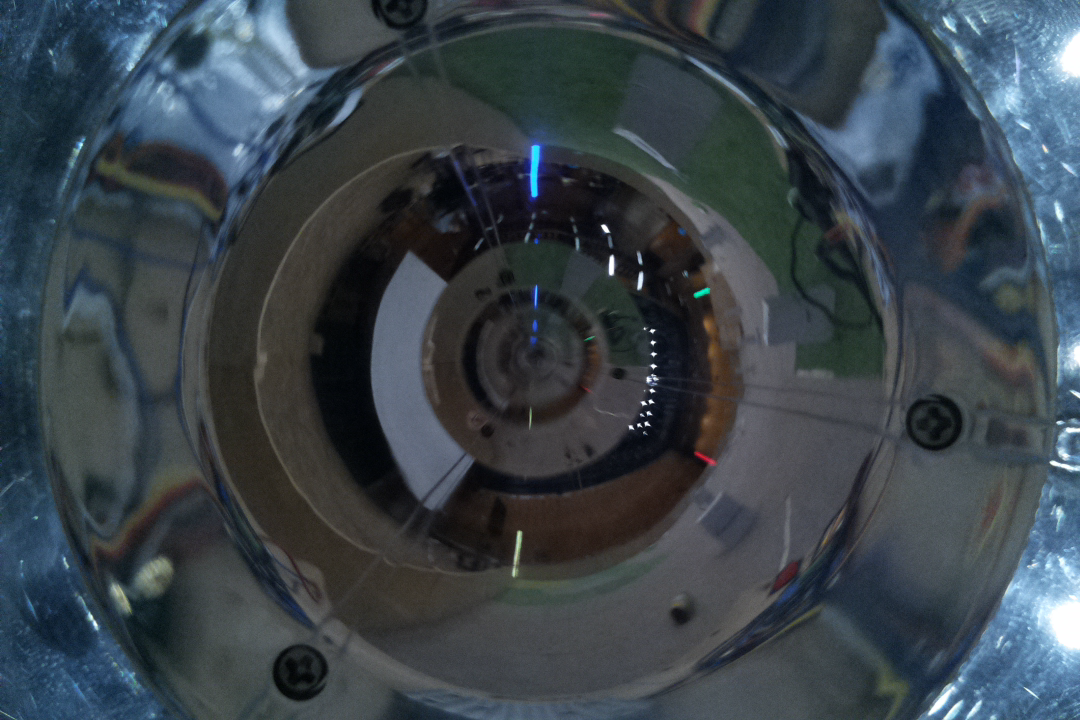
#> input picture beacon/beacon_4000_500_270.png, 1080 x 720 px
$ jupyter execute --allow-errors beacon_main.ipynb   (shell and % lines are left out)
#> lines starting #> are read from the running program, lines starting #| are printed output that depends on the picture; after the words box and inside, x2 and y2 are one past the last pixel; in counts of white or black regions, pixels touching at a corner belong together; long printed decimals are rounded
### beacon/beacon_fct.py
import cv2
import numpy as np
import math
#import picamera
import io
from IPython.display import Image
import time
import glob
from termcolor import colored
import math
import re
import cv2
import numpy as np
from matplotlib import pyplot as plt
from termcolor import colored

# [56 lines left out: function findCenter, not called in this run]
def closest_node(node, nodes):
    nodes = np.asarray(nodes)
    deltas = nodes - node
    dist_2 = np.einsum('ij,ij->i', deltas, deltas)
    return np.argmin(dist_2)

# [5 lines left out: function farthest_node, not called in this run]

def show_images(images, cols = 1, titles = None):
    """Display a list of images in a single figure with matplotlib.

    Parameters
    ---------
    images: List of np.arrays compatible with plt.imshow.

    cols (Default = 1): Number of columns in figure (number of rows is
                        set to np.ceil(n_images/float(cols))).

    titles: List of titles corresponding to each image. Must have
            the same length as titles.
    """
    assert((titles is None)or (len(images) == len(titles)))
    n_images = len(images)
    if titles is None: titles = ['Image (%d)' % i for i in range(1,n_images + 1)]
    fig = plt.figure()
    for n, (image, title) in enumerate(zip(images, titles)):
        a = fig.add_subplot(cols, np.ceil(n_images/float(cols)), n + 1)
        if image.ndim == 2:
            plt.gray()
        plt.imshow(image)
        a.set_title(title)
    fig.set_size_inches(np.array(fig.get_size_inches()) * n_images)
    plt.show()

def findVec(point1,point2,unitSphere = False):
    #setting unitSphere to True will make the vector scaled down to a sphere with a radius one, instead of it's orginal length
    finalVector = [0 for coOrd in point1]
    for dimension, coOrd in enumerate(point1):
        #finding total differnce for that co-ordinate(x,y,z...)
        deltaCoOrd = point2[dimension]-coOrd
        #adding total difference
        finalVector[dimension] = deltaCoOrd
    if unitSphere:
        totalDist = multiDimenDist(point1,point2)
        unitVector =[]
        for dimen in finalVector:
            unitVector.append( dimen/totalDist)
            return unitVector
    else:
        return finalVector
def dotproduct(v1, v2):
    return sum((a*b) for a, b in zip(v1, v2))

def length(v):
    return math.sqrt(dotproduct(v, v))

def calcul_angle(v1, v2):
    return math.acos(dotproduct(v1, v2) / (length(v1) * length(v2)))

def nothing(x):
    pass
def findThreshold():
    cv2.namedWindow('Colorbars')
    hmax='hmax'
    hmin='hMin'
    smax='sMax'
    smin='sMin'
    vmax='vMax'
    vmin='vMin'

    wnd = 'Colorbars'
    cv2.createTrackbar("hMax", "Colorbars",0,255,nothing)
    cv2.createTrackbar("hMin", "Colorbars",0,255,nothing)
    cv2.createTrackbar("sMax", "Colorbars",0,255,nothing)
    cv2.createTrackbar("sMin", "Colorbars",0,255,nothing)
    cv2.createTrackbar("vMax", "Colorbars",0,255,nothing)
    cv2.createTrackbar("vMin", "Colorbars",0,255,nothing)

    img = cv2.imread('threshold_img.png')

    img  = cv2.flip( img, 0 )
    #img = cv2.cvtColor(img, cv2.COLOR_BGR2HSV)

    while(1):
        hmax=cv2.getTrackbarPos("hmax", "Colorbars")
        hmin=cv2.getTrackbarPos("hMin", "Colorbars")
        smax=cv2.getTrackbarPos("sMax", "Colorbars")
        smin=cv2.getTrackbarPos("sMin", "Colorbars")
        vmax=cv2.getTrackbarPos("vMax", "Colorbars")
        vmin=cv2.getTrackbarPos("vMin", "Colorbars")

        lower = np.array((hmin,smin,vmin), dtype = "uint8")
        upper = np.array((hmax,smax,vmax), dtype = "uint8")

        # find the colors within the specified boundaries and apply
        # the mask
        mask = cv2.inRange(img, lower, upper)
        kernel_dil = np.ones((3,3),np.uint8)

        mask = cv2.dilate(mask,kernel_dil,iterations = 4)
        output = cv2.bitwise_and(img, img, mask = mask)

        # cv2.imshow(wnd)
        #output = cv2.cvtColor(output, cv2.COLOR_HSV2BGR)
        #cv2.imshow("img",img)
        cv2.imshow("output",output)

        k = cv2.waitKey(1) & 0xFF
        if k == ord('m'):
            mode = not mode
        elif k == 27:
            break
    cv2.destroyAllWindows()

# [69 lines left out: function find_angles, not called in this run]

def find_angles_with_display(threshImg,center,boundaries):
    start = time.time()
    threshImg  = cv2.flip( threshImg, 0 )
    thresh_img = threshImg.copy()
    masks = []
    images = []
    titles = []
    angles = []
    light_position = []
    # loop over the boundaries
    for (lower, upper, title, color, pos) in boundaries:
        # create NumPy arrays from the boundaries
        lower = np.array(lower, dtype = "uint8")
        upper = np.array(upper, dtype = "uint8")

        # find the colors within the specified boundaries and apply
        # the mask
        mask = cv2.inRange(threshImg, lower, upper)
        kernel = np.ones((3,3),np.uint8)

        mask = cv2.dilate(mask,kernel,iterations = 6)

        output = cv2.bitwise_and(threshImg, threshImg, mask = mask)
        gray_image = cv2.cvtColor(output, cv2.COLOR_BGR2GRAY)
        #gray_image = cv2.GaussianBlur(gray_image,(5,5),1)


        # find contours in the binary image
        contours, _ = cv2.findContours(gray_image,cv2.RETR_TREE,cv2.CHAIN_APPROX_SIMPLE)
        try:
            c = max(contours, key = cv2.contourArea)
            temp = c.reshape(c.shape[0],2)
            closest = closest_node(center, temp)
            cX, cY = temp[closest]
            # calculate moments for each contour
            '''M = cv2.moments(c)
            # calculate x,y coordinate of center
            cX = int(M["m10"] / M["m00"])
            cY = int(M["m01"] / M["m00"])'''


            vect1 = findVec(center,(center[0]-200,center[1]))
            vect2 = findVec(center, (cX ,cY))
            angle = math.degrees(calcul_angle(vect1,vect2))
            if cY < center[1]:
                angle = - angle
            angles.append(angle)
            light_position.append(pos)
            cv2.line(thresh_img,(cX ,cY),center,color, 2)

            cv2.circle(thresh_img, center, 5, (255, 255, 255), -1)
            # show the images
            output = cv2.cvtColor(output, cv2.COLOR_BGR2RGB)
            images.append(output)
            titles.append(title + ", angle: " + str(angle))
            masks.append(mask)
        except:
            print(title, " not found.")

    cv2.line(thresh_img,(center[0]-200,center[1]),center,(255,255,255), 2)

    thresh_img = cv2.cvtColor(thresh_img, cv2.COLOR_BGR2RGB)
    thresh_img[np.where((thresh_img==[0,0,0]).all(axis=2))] = [160,160,160]
    images.append(thresh_img)
    titles.append('Combined')
    i = 0
    print("time: ",time.time() - start)
    print(angles)
    show_images(images, cols = 3, titles = titles)
    return angles,light_position

def find_angles_and_get_result(threshImg,center,boundaries):
    start = time.time()
    threshImg  = cv2.flip( threshImg, 0 )
    thresh_img = threshImg.copy()
    masks = []
    images = []
    titles = []
    angles = []
    lights_positions = []
    # loop over the boundaries
    for (lower, upper, title, color, pos) in boundaries:
        # create NumPy arrays from the boundaries
        lower = np.array(lower, dtype = "uint8")
        upper = np.array(upper, dtype = "uint8")

        # find the colors within the specified boundaries and apply
        # the mask
        mask = cv2.inRange(threshImg, lower, upper)
        kernel = np.ones((3,3),np.uint8)

        mask = cv2.dilate(mask,kernel,iterations = 6)

        output = cv2.bitwise_and(threshImg, threshImg, mask = mask)
        gray_image = cv2.cvtColor(output, cv2.COLOR_BGR2GRAY)
        #gray_image = cv2.GaussianBlur(gray_image,(5,5),1)


        # find contours in the binary image
        contours, _ = cv2.findContours(gray_image,cv2.RETR_TREE,cv2.CHAIN_APPROX_SIMPLE)
        try:
            c = max(contours, key = cv2.contourArea)
            temp = c.reshape(c.shape[0],2)
            closest = closest_node(center, temp)
            cX, cY = temp[closest]
            # calculate moments for each contour
            '''M = cv2.moments(c)
            # calculate x,y coordinate of center
            cX = int(M["m10"] / M["m00"])
            cY = int(M["m01"] / M["m00"])'''


            vect1 = findVec(center,(center[0]-200,center[1]))
            vect2 = findVec(center, (cX ,cY))
            angle = math.degrees(calcul_angle(vect1,vect2))
            if cY < center[1]:
                angle = - angle
            angles.append(angle)
            lights_positions.append(pos)
            cv2.line(thresh_img,(cX ,cY),center,color, 2)

            cv2.circle(thresh_img, center, 5, (255, 255, 255), -1)
            # show the images
            output = cv2.cvtColor(output, cv2.COLOR_BGR2RGB)
            images.append(output)
            titles.append(title + ", angle: " + str(angle))
            masks.append(mask)
        except:
            print(title, " not found.")

    cv2.line(thresh_img,(center[0]-200,center[1]),center,(255,255,255), 2)

    thresh_img = cv2.cvtColor(thresh_img, cv2.COLOR_BGR2RGB)
    images.append(thresh_img)
    return thresh_img,angles,lights_positions
def find_robot_pos(angles,lights_coordinates):
    a1,a2,a3 = math.radians(angles[0]),math.radians(angles[1]),math.radians(angles[2])
    x1,y1 = lights_coordinates[0]
    x2,y2 = lights_coordinates[1]
    x3,y3 = lights_coordinates[2]

    x1_ = x1-x2
    y1_ = y1-y2
    x3_ = x3-x2
    y3_ = y3-y2

    T12 = 1/math.tan(a2+0.0001-a1)
    T23 = 1/math.tan(a3+0.0001-a2)
    T31 = (1-T12*T23)/(T12+T23)

    x12_ = x1_ + T12*y1_
    y12_ = y1_ - T12*x1_
    x23_ = x3_ - T23*y3_
    y23_ = y3_ + T23*x3_
    x31_ = (x3_+x1_) + T31*(y3_-y1_)
    y31_ = (y3_+y1_) - T31*(x3_-x1_)

    k31_ = x1_*x3_ + y1_*y3_ + T31*(x1_*y3_-x3_*y1_)

    D = ((x12_-x23_)*(y23_-y31_))-((y12_-y23_)*(x23_-x31_))

    x = x2 + (k31_*(y12_-y23_))/D
    y = y2 + (k31_*(x23_-x12_))/D

    angle = math.atan2(y2 - y , x2 - x)  - a2

    if (x < 3000 and y > 5000) or x < 10 or y < 10 or x > 7990 or y > 7990:
        print(colored('Return robot pos from STM', 'yellow'))
    return x,y,math.degrees(angle)

### beacon/beacon_main.ipynb
# Beacon

[cell 1]
# %autoreload? for help
import cv2
import numpy as np
import math
#import picamera
import io
from IPython.display import Image
import time
import glob
from termcolor import colored
import math
import re
import cv2
import numpy as np
from matplotlib import pyplot as plt
from beacon_fct import *

[cell 2]
boundariesyb = [
     ([0, 0, 215], [255, 153, 255], 'r', (0,0,255), (0,8000)),
     ([0, 200, 97], [255, 255, 255], 'y', (0,255,255), (0,0)),
     ([230, 141, 0], [255, 244, 255], 'b', (255,0,0), (8000,0))
]

[cell 3]
boundaries = [
         ([0, 0, 180], [255, 153, 255], 'r', (0,0,255), (0,8000)),
         ([230, 141, 0], [255, 225, 255], 'b', (255,0,0), (8000,0)),
         ([0, 200, 97], [255, 255, 255], 'y', (0,255,255), (0,0)),
         ([77, 235, 0], [220, 244, 255], 'g', (0,255,0), (8000,8000))
    ]

# Fonction to find the perfect center of the image

#> (a cell that did not finish here is left out)

# HSV Filtering

#> (a cell that did not finish here is left out)

# Process the image, find angles and get robot's position and orientation

[cell 6]
center_circles = (532, 357)
center_beacon = (547,355)

[cell 7]
rawImage = cv2.imread('beacon_4000_500_270.png')
#> rawImage is the input picture: shape (720, 1080, 3); mean B, G, R 74.4, 67.1, 57.3
height,width,depth = rawImage.shape
imgWithCircle  = np.zeros((height,width), np.uint8)
cv2.circle(imgWithCircle,center_circles,207,(255,255,255),thickness=-1)
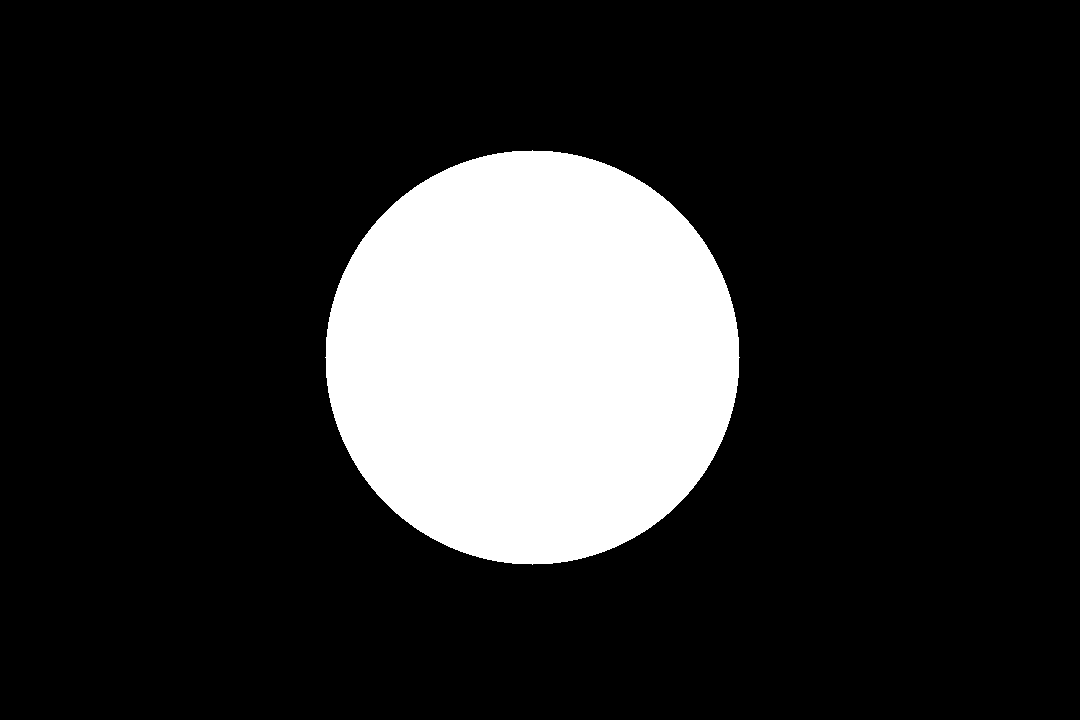
#> imgWithCircle: shape (720, 1080); 17.3% white; 1 white region, box (x1, y1, x2, y2) and area: (325, 150, 740, 565) 134565
cv2.circle(imgWithCircle,center_circles,165,(0,0,0),thickness=-1)
cv2.circle(imgWithCircle,center_circles,75,(255,255,255),thickness=-1)
cv2.circle(imgWithCircle,center_circles,45,(0,0,0),thickness=-1)
#> imgWithCircle: shape (720, 1080); 7.8% white; 2 white regions, box (x1, y1, x2, y2) and area: (325, 150, 740, 565) 49064, (457, 282, 608, 433) 11304
imask = imgWithCircle>0
img = np.zeros_like(rawImage, np.uint8)
img[imask] = rawImage[imask]

ret,thresh_img = cv2.threshold(img,170,0,cv2.THRESH_TOZERO)
#thresh_img = cv2.cvtColor(thresh_img, cv2.COLOR_BGR2RGB)
cv2.imwrite('threshold_img.png',thresh_img)

rawImage = cv2.cvtColor(rawImage, cv2.COLOR_BGR2RGB)
thresh_img = cv2.cvtColor(thresh_img, cv2.COLOR_BGR2RGB)

show_images([rawImage,thresh_img], cols = 1, titles = ["Raw image", "Threshold Image"])
#> in show_images, `n_images = len(images)`: n_images = 2
#> (the call stopped at in show_images, `fig = plt.figure()`: IPython is not available in this run)

[cell 8]
threshImg = cv2.imread('threshold_img.png')
angles,lights_coordinates = find_angles_with_display(threshImg,center_beacon,boundaries)
#> the loop in find_angles_with_display, `for (lower, upper, title, color, pos) in boundaries:` made 4 passes
#> (contours, closest, cX, cY, vect2, angle) on pass 1: (1 contour, all with area under 20, 13, 698, 265, [151, -90], -149.2)
#> after the loop in find_angles_with_display, `for (lower, upper, title, color, pos) in boundaries:`:
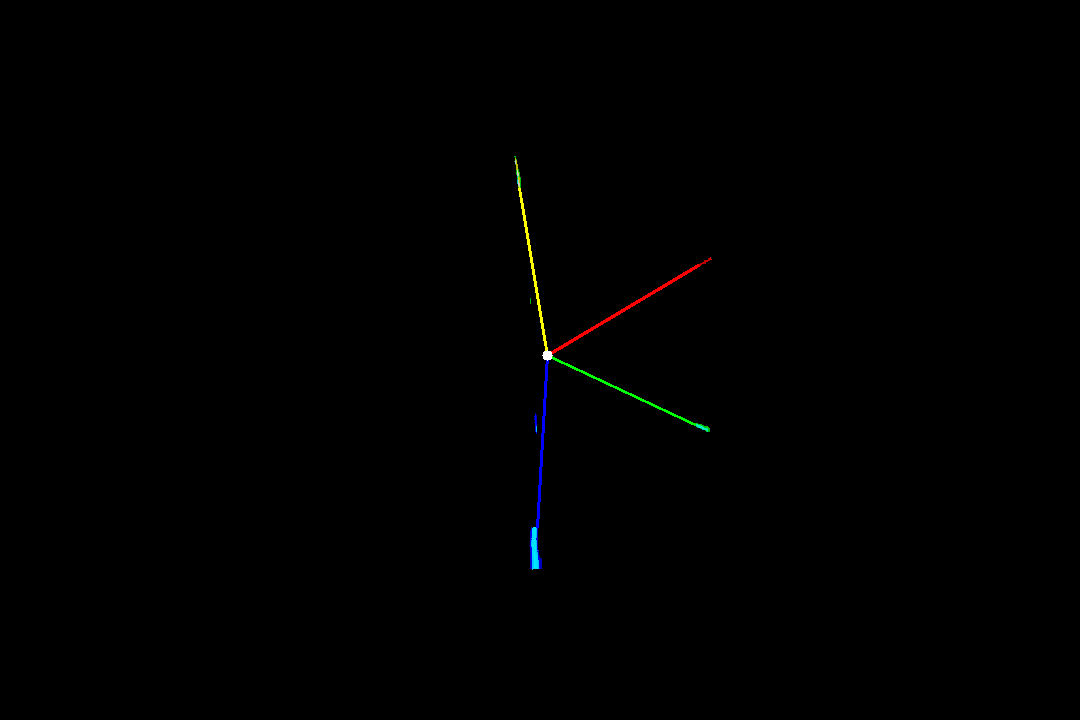
#> thresh_img: shape (720, 1080, 3); mean of channels 0, 1, 2 0.3, 0.4, 0.4; drawn as B, G, R
#> after the loop in find_angles_with_display, `for (lower, upper, title, color, pos) in boundaries:`: angles = [-149.2, 86.67, -80.48, 154.9]; images = 4 items; light_position = [(0, 8000), (8000, 0), (0, 0), (8000, 8000)]; masks = 4 items; titles = ['r, angle: -149.20393795351401', 'b, angle: 86.67259575827343', 'y, angle: -80.48205083905125', 'g, angle: 154.85521436932106']
#> in find_angles_with_display, `thresh_img[np.where((thresh_img==[0,0,0]).all(axis=2))] = [160,160,160]`:
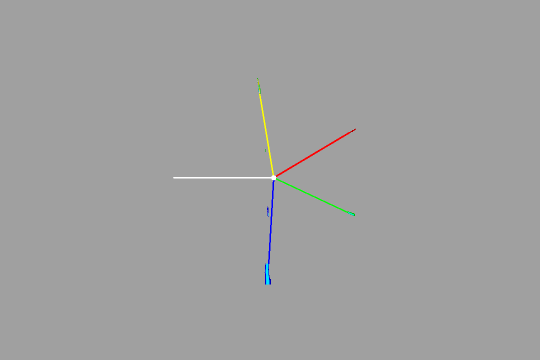
#> thresh_img: shape (720, 1080, 3) (shown at 1/2 size); mean R, G, B 159.9, 160, 159.9
#| [-149.204, 86.673, -80.482, 154.855]
#> (the call stopped at in show_images, `fig = plt.figure()`: IPython is not available in this run)
#> angles = [-149.2, 86.67, -80.48, 154.9]; lights_coordinates = [(0, 8000), (8000, 0), (0, 0), (8000, 8000)]

[cell 9]
print("Robot's position and orientation: ", find_robot_pos(angles,lights_coordinates))
#> in find_robot_pos, `a1,a2,a3 = math.radians(angles[0]),math.radians(angles[1]),math.radian..`: a1 = -2.6; a2 = 1.51; a3 = -1.4
#> in find_robot_pos, `x1,y1 = lights_coordinates[0]`: x1 = 0; y1 = 8000
#> in find_robot_pos, `x2,y2 = lights_coordinates[1]`: y2 = 0
#> in find_robot_pos, `x1_ = x1-x2`: x1_ = -8000
#> in find_robot_pos, `y1_ = y1-y2`: y1_ = 8000
#> in find_robot_pos, `x3_ = x3-x2`: x3_ = -8000
#> in find_robot_pos, `y3_ = y3-y2`: y3_ = 0
#> in find_robot_pos, `T12 = 1/math.tan(a2+0.0001-a1)`: T12 = 0.678
#> in find_robot_pos, `T23 = 1/math.tan(a3+0.0001-a2)`: T23 = 4.38
#> in find_robot_pos, `T31 = (1-T12*T23)/(T12+T23)`: T31 = -0.389
#> in find_robot_pos, `x12_ = x1_ + T12*y1_`: x12_ = -2580
#> in find_robot_pos, `y12_ = y1_ - T12*x1_`: y12_ = 13420
#> in find_robot_pos, `x23_ = x3_ - T23*y3_`: x23_ = -8000
#> in find_robot_pos, `y23_ = y3_ + T23*x3_`: y23_ = -35067.4
#> in find_robot_pos, `x31_ = (x3_+x1_) + T31*(y3_-y1_)`: x31_ = -12886.3
#> in find_robot_pos, `y31_ = (y3_+y1_) - T31*(x3_-x1_)`: y31_ = 8000
#> in find_robot_pos, `k31_ = x1_*x3_ + y1_*y3_ + T31*(x1_*y3_-x3_*y1_)`: k31_ = 39090343.2
#> in find_robot_pos, `D = ((x12_-x23_)*(y23_-y31_))-((y12_-y23_)*(x23_-x31_))`: D = -470349746.2
#> in find_robot_pos, `x = x2 + (k31_*(y12_-y23_))/D`: x = 3970.3
#> in find_robot_pos, `y = y2 + (k31_*(x23_-x12_))/D`: y = 450.5
#> in find_robot_pos, `angle = math.atan2(y2 - y , x2 - x)  - a2`: angle = -1.62
#| Robot's position and orientation:  (3970.255, 450.453, -93.051)

# Test Process on several images

[cell 10]
center_circles = (532, 357)
center_beacon = (547,355)
i = 0
images_ = []
titles_ = []
for filename in glob.glob("./*.png"):
    start = time.time()
    elements = re.findall('[+-]?\d+', filename)
    try:
        x,y,a = elements[0],elements[1],elements[2]
        x,y,a = float(x),float(y),float(a)
    except:
        continue
    i = i + 1
    print("-- Picture: ", filename[2:-4], '--')

    rawImage = cv2.imread(filename)
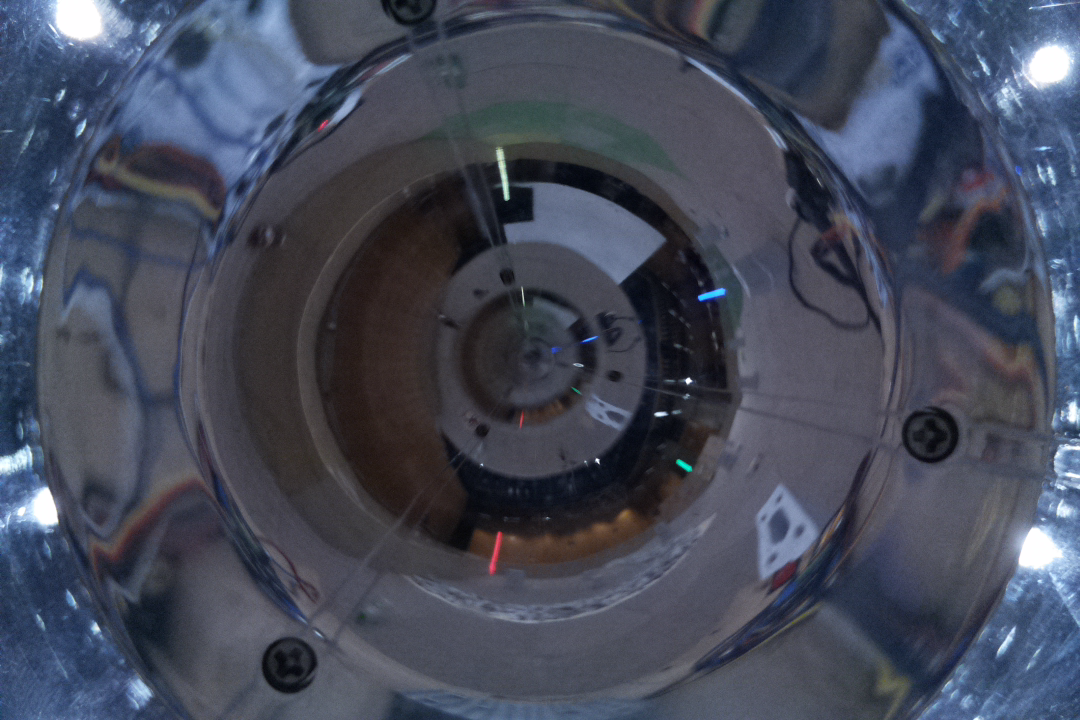
#> input picture beacon/beacon_1000_3500_180.png, 1080 x 720 px
#> rawImage is the input picture: shape (720, 1080, 3); mean B, G, R 89.5, 73.5, 68.3
    height,width,depth = rawImage.shape
    imgWithCircle  = np.zeros((height,width), np.uint8)
    cv2.circle(imgWithCircle,center_circles,207,(255,255,255),thickness=-1)
    cv2.circle(imgWithCircle,center_circles,165,(0,0,0),thickness=-1)
    cv2.circle(imgWithCircle,center_circles,75,(255,255,255),thickness=-1)
    cv2.circle(imgWithCircle,center_circles,45,(0,0,0),thickness=-1)
    imask = imgWithCircle>0
#> (the rest of the program and of its run is left out)
